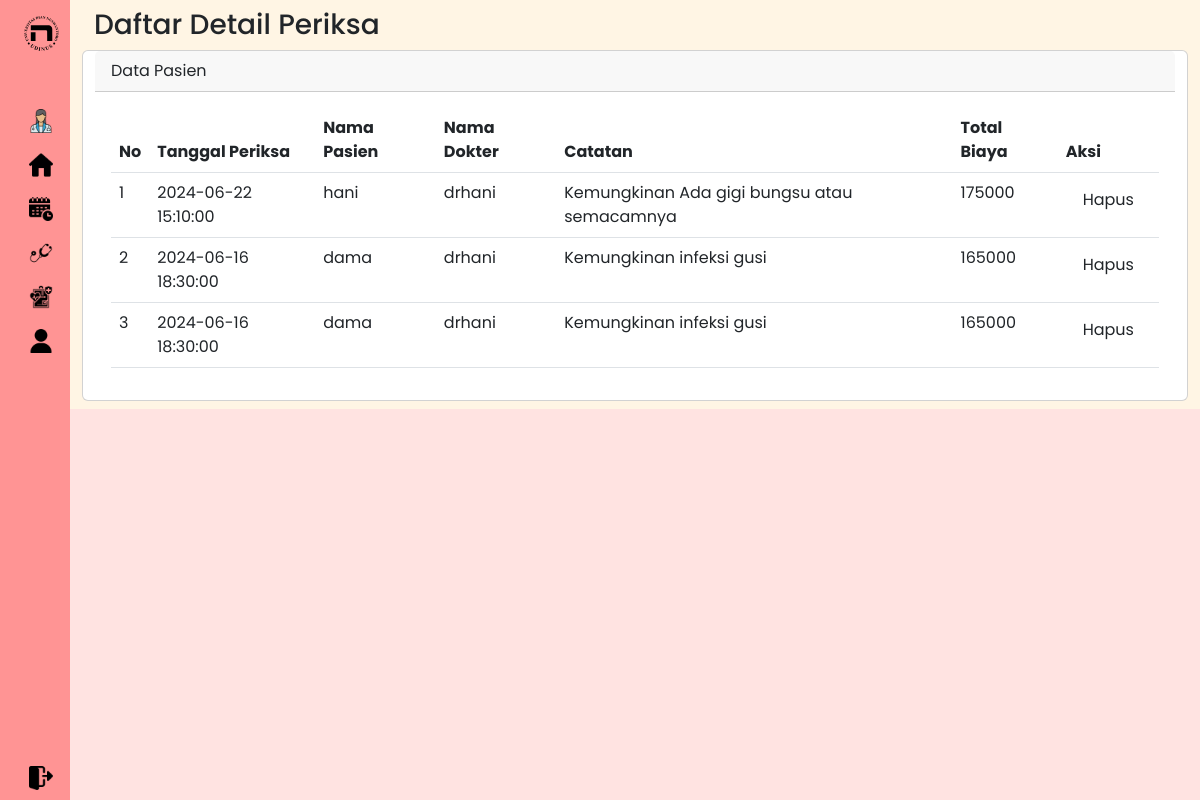
The page /riwayat_periksa.php on the database its author committed.
### tables this page shows
CREATE TABLE `periksa` (
  `id` int(11) NOT NULL,
  `id_daftar_poli` int(11) NOT NULL,
  `tgl_periksa` datetime NOT NULL,
  `catatan` text NOT NULL,
  `biaya_periksa` int(11) NOT NULL
);

CREATE TABLE `pasien` (
  `id` int(11) NOT NULL,
  `nama` varchar(255) NOT NULL,
  `alamat` varchar(255) NOT NULL,
  `no_ktp` varchar(255) NOT NULL,
  `no_hp` varchar(50) NOT NULL,
  `no_rm` varchar(25) NOT NULL
);

CREATE TABLE `dokter` (
  `id` int(11) NOT NULL,
  `nama` varchar(255) NOT NULL,
  `alamat` varchar(255) NOT NULL,
  `no_hp` varchar(50) NOT NULL,
  `id_poli` int(11) NOT NULL
);

### riwayat_periksa.php (the view, shortened to what this page needs)
<?php
include("config.php");
?>
<!DOCTYPE html>
<html lang="en">
<head>
    <link href="https://cdn.lineicons.com/4.0/lineicons.css" rel="stylesheet" />
    <link href="https://cdn.jsdelivr.net/npm/bootstrap@5.3.0-alpha3/dist/css/bootstrap.min.css" rel="stylesheet"
>
    <link rel="stylesheet" href="css/style2.css">
</head>
<body>
    <div class="wrapper">
        <aside id="sidebar">
            <div class="d-flex">
                <button class="toggle-btn" type="button">
                    <img src="sources/logo.svg" alt="" width="35" height="35" class="d-inline-block align-text-top">
                </button>
            </div>
            <ul class="sidebar-nav">
                <li class="sidebar-item">
                    <a href="#" class="sidebar-link">
                        <img src="sources/profildokter.png" alt="" width="24" height="24" class="d-inline-block align-text-top">
                    </a>
                </li>
                <li class="sidebar-item">
                    <a href="http://localhost/Projek_BK/dokterhome.php#" class="sidebar-link">
                        <img src="sources/home.png" alt="" width="24" height="24" class="d-inline-block align-text-top">
                    </a>
                </li>
                <li class="sidebar-item">
                    <a href="http://localhost/Projek_BK/jadwal_periksa/index_jadwal.php" class="sidebar-link">
                        <img src="sources/jadwal.png" alt="" width="24" height="24" class="d-inline-block align-text-top">
                    </a>
                </li>
                <li class="sidebar-item">
                    <a href="http://localhost/Projek_BK/index3.php" class="sidebar-link">
                        <img src="sources/stethoscope.png" alt="" width="24" height="24" class="d-inline-block align-text-top">
                    </a>
                </li>
                <li class="sidebar-item">
                    <a href="http://localhost/Projek_BK/riwayat_pasien.php" class="sidebar-link">
                        <img src="sources/riwayat.png" alt="" width="24" height="24" class="d-inline-block align-text-top">
                    </a>
                </li>
                <li class="sidebar-item">
                    <a href="http://localhost/Projek_BK/profil.php" class="sidebar-link">
                        <img src="sources/profil.png" alt="" width="24" height="24" class="d-inline-block align-text-top">
                    </a>
                </li>
            </ul>
            <div class="sidebar-footer">
                <a href="http://localhost/Projek_BK/index.php" class="sidebar-link">
                    <img src="sources/logout.png" alt="" width="24" height="24" class="d-inline-block align-text-top">
                </a>
            </div>
        </aside>
        <div class="main">
            <div class="container-fluid py-2" style="background-color:#FFF5E4;">
                <div class="container">
                    <div class="row">
                        <div class="col-12">
                            <h3>Daftar Detail Periksa</h3>
                        </div>
                        <div class="card">
                            <div class="card-header">
                                Data Pasien
                            </div>
                            <div class="card-body">
                                <table class="table">
                                    <thead>
                                        <tr>
                                            <th scope="col">No</th>
                                            <th scope="col">Tanggal Periksa</th>
                                            <th scope="col">Nama Pasien</th>
                                            <th scope="col">Nama Dokter</th>
                                            <th scope="col">Catatan</th>
                                            <th scope="col">Total Biaya</th>
                                            <th scope="col">Aksi</th>
                                        </tr>
                                    </thead>
                                    <tbody>
                                        <?php
                                        $result = $pdo->query("SELECT periksa.*, pasien.nama AS nama_pasien, dokter.nama AS nama_dokter
                                                               FROM periksa
                                                               JOIN daftar_poli ON periksa.id_daftar_poli = daftar_poli.id
                                                               JOIN pasien ON daftar_poli.id_pasien = pasien.id
                                                               JOIN jadwal_periksa ON daftar_poli.id_jadwal = jadwal_periksa.id
                                                               JOIN dokter ON jadwal_periksa.id_dokter = dokter.id");
                                        $no = 1;
                                        while ($data = $result->fetch(PDO::FETCH_ASSOC)) {
                                            ?>
                                            <tr>
                                                <td><?php echo $no++ ?></td>
                                                <td><?php echo $data['tgl_periksa'] ?></td>
                                                <td><?php echo $data['nama_pasien'] ?></td>
                                                <td><?php echo $data['nama_dokter'] ?></td>
                                                <td><?php echo $data['catatan'] ?></td>
                                                <td><?php echo $data['biaya_periksa'] ?></td>
                                                <td>
                                                    <a class="btn rounded-pill px-3" href="riwayat_periksa.php?id=<?php echo $data['id'] ?>&aksi=hapus">Hapus</a>
                                                </td>
                                            </tr>
                                            <?php
                                        }
                                        ?>
                                    </tbody>
                                </table>
                            </div>
                        </div>
                    </div>
                </div>
            </div>
        </div>
    </div>
</body>
</html>

### css/style2.css (style rules this page uses)
body { font-family: "Poppins", sans-serif; background-color: #FF9494; }
a { text-decoration: none; }
li { list-style: none; }
.wrapper { display: flex; }
.main { min-height: 100vh; width: 100%; overflow: hidden; transition: all 0.35s ease-in-out; background-color: #FFE3E1; }
#sidebar { width: 70px; min-width: 70px; z-index: 1000; transition: all .25s ease-in-out; background-color: #FF9494; display: flex; flex-direction: column; }
.toggle-btn { background-color: transparent; cursor: pointer; border: 0; padding: 1rem 1.5rem; }
.sidebar-nav { padding: 2rem 0; flex: 1 1 auto; }
a.sidebar-link { padding: .625rem 1.625rem; color: #000; display: block; font-size: 0.9rem; white-space: nowrap; border-left: 3px solid transparent; }
.sidebar-item { position: relative; }

### rows shown on the page
periksa: tgl_periksa "2024-06-22 15:10:00", pasien.nama "hani", dokter.nama "drhani", catatan "Kemungkinan Ada gigi bungsu atau semacamnya", biaya_periksa "175000"
periksa: tgl_periksa "2024-06-16 18:30:00", pasien.nama "dama", dokter.nama "drhani", catatan "Kemungkinan infeksi gusi", biaya_periksa "165000"
